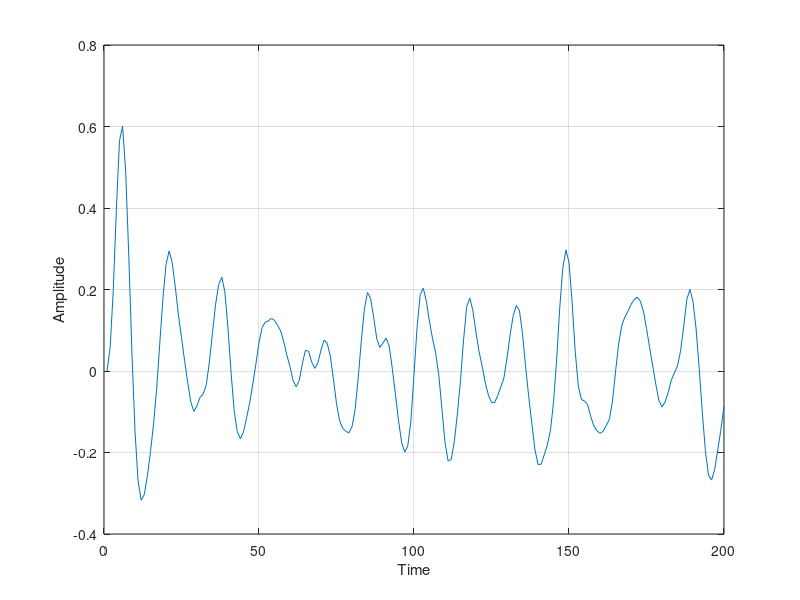

Reproduce this figure in MATLAB. (Note: this script raises an error after producing the figure.)
% Generate the time-series
clear all;
clc;
y(1)=0;y(2)= 0.06;y(3)=0.2;y(4)=0.4;y(5)=0.5;
for k=5:200,
    y(k)=2.7*y(k-1)-3.1*y(k-2)+1.8*y(k-3)-0.48*y(k-4)+0.01*randn;
end

plot(y);
xlabel('Time');
ylabel('Amplitude');
grid on

% AR Markov model parameters
m=2;  % number of hidden states
p=2;  % AR model order

% Initial probabilities vector
c=rand(m,1);
c=c/sum(c);

% States transition matrix
A=rand(m,m);
A=A./(sum(A,1)'*ones(1,m));

% Initialize Sigma
sigma=1;

% Initialize model parameters ((p+1) x m) in a way as to 
% force model stability.
for i=1:m,
    poles=rand(1,p);
    eqx=poly(poles);
    alfa(:,i)=[rand -eqx(2:end)].';
end

% Run the Hamilton algorithm
[P1,P2]=hamilton_algorithm(A,c,y,alfa,sigma);

% Run the Kim algorithm
P3=kim_algorithm(A,P1,P2,p);